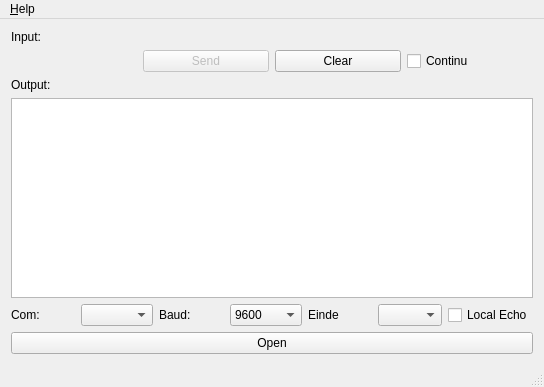
<?xml version="1.0" encoding="UTF-8"?>
<ui version="4.0">
 <class>SerialWrite</class>
 <widget class="QMainWindow" name="SerialWrite">
  <property name="geometry">
   <rect>
    <x>0</x>
    <y>0</y>
    <width>544</width>
    <height>387</height>
   </rect>
  </property>
  <property name="windowTitle">
   <string>SerialWrite</string>
  </property>
  <widget class="QWidget" name="centralWidget">
   <layout class="QVBoxLayout" name="verticalLayout">
    <item>
     <widget class="QLabel" name="label">
      <property name="text">
       <string>Input:</string>
      </property>
     </widget>
    </item>
    <item>
     <layout class="QHBoxLayout" name="horizontalLayout">
      <item>
       <widget class="historyLineEdit" name="input" native="true"/>
      </item>
      <item>
       <widget class="QPushButton" name="btn_send">
        <property name="enabled">
         <bool>false</bool>
        </property>
        <property name="text">
         <string>Send</string>
        </property>
       </widget>
      </item>
      <item>
       <widget class="QPushButton" name="btn_clear">
        <property name="text">
         <string>Clear</string>
        </property>
       </widget>
      </item>
      <item>
       <widget class="QCheckBox" name="input_continu">
        <property name="text">
         <string>Continu</string>
        </property>
       </widget>
      </item>
     </layout>
    </item>
    <item>
     <widget class="QLabel" name="label_2">
      <property name="text">
       <string>Output:</string>
      </property>
     </widget>
    </item>
    <item>
     <widget class="QPlainTextEdit" name="output">
      <property name="readOnly">
       <bool>true</bool>
      </property>
     </widget>
    </item>
    <item>
     <layout class="QHBoxLayout" name="horizontalLayout_2">
      <item>
       <widget class="QLabel" name="lbl_com">
        <property name="text">
         <string>Com:</string>
        </property>
       </widget>
      </item>
      <item>
       <widget class="QComboBox" name="input_com"/>
      </item>
      <item>
       <widget class="QLabel" name="lbl_baud">
        <property name="text">
         <string>Baud:</string>
        </property>
       </widget>
      </item>
      <item>
       <widget class="QComboBox" name="input_baud">
        <property name="currentIndex">
         <number>3</number>
        </property>
        <item>
         <property name="text">
          <string>1200</string>
         </property>
        </item>
        <item>
         <property name="text">
          <string>2400</string>
         </property>
        </item>
        <item>
         <property name="text">
          <string>4800</string>
         </property>
        </item>
        <item>
         <property name="text">
          <string>9600</string>
         </property>
        </item>
        <item>
         <property name="text">
          <string>19200</string>
         </property>
        </item>
        <item>
         <property name="text">
          <string>38400</string>
         </property>
        </item>
        <item>
         <property name="text">
          <string>57600</string>
         </property>
        </item>
        <item>
         <property name="text">
          <string>115200</string>
         </property>
        </item>
        <item>
         <property name="text">
          <string>921600</string>
         </property>
        </item>
       </widget>
      </item>
      <item>
       <widget class="QLabel" name="lbl_einde">
        <property name="text">
         <string>Einde</string>
        </property>
       </widget>
      </item>
      <item>
       <widget class="QComboBox" name="input_einde">
        <item>
         <property name="text">
          <string/>
         </property>
        </item>
        <item>
         <property name="text">
          <string>\n</string>
         </property>
        </item>
        <item>
         <property name="text">
          <string>\r\n</string>
         </property>
        </item>
        <item>
         <property name="text">
          <string>\r</string>
         </property>
        </item>
       </widget>
      </item>
      <item>
       <widget class="QCheckBox" name="input_echo">
        <property name="text">
         <string>Local Echo</string>
        </property>
       </widget>
      </item>
     </layout>
    </item>
    <item>
     <widget class="QPushButton" name="btn_Open">
      <property name="text">
       <string>Open</string>
      </property>
     </widget>
    </item>
   </layout>
   <zorder>output</zorder>
   <zorder>label</zorder>
   <zorder>label_2</zorder>
   <zorder>btn_Open</zorder>
  </widget>
  <widget class="QMenuBar" name="menuBar">
   <property name="geometry">
    <rect>
     <x>0</x>
     <y>0</y>
     <width>544</width>
     <height>19</height>
    </rect>
   </property>
   <widget class="QMenu" name="menuHelp">
    <property name="title">
     <string>&amp;Help</string>
    </property>
    <addaction name="actionAbout"/>
   </widget>
   <addaction name="menuHelp"/>
  </widget>
  <widget class="QStatusBar" name="statusBar"/>
  <action name="action_Configure">
   <property name="text">
    <string>Instellen</string>
   </property>
  </action>
  <action name="actionAbout">
   <property name="text">
    <string>&amp;About</string>
   </property>
  </action>
 </widget>
 <layoutdefault spacing="6" margin="11"/>
 <customwidgets>
  <customwidget>
   <class>historyLineEdit</class>
   <extends>QWidget</extends>
   <header>historylineedit.h</header>
   <container>1</container>
  </customwidget>
 </customwidgets>
 <resources/>
 <connections/>
</ui>
